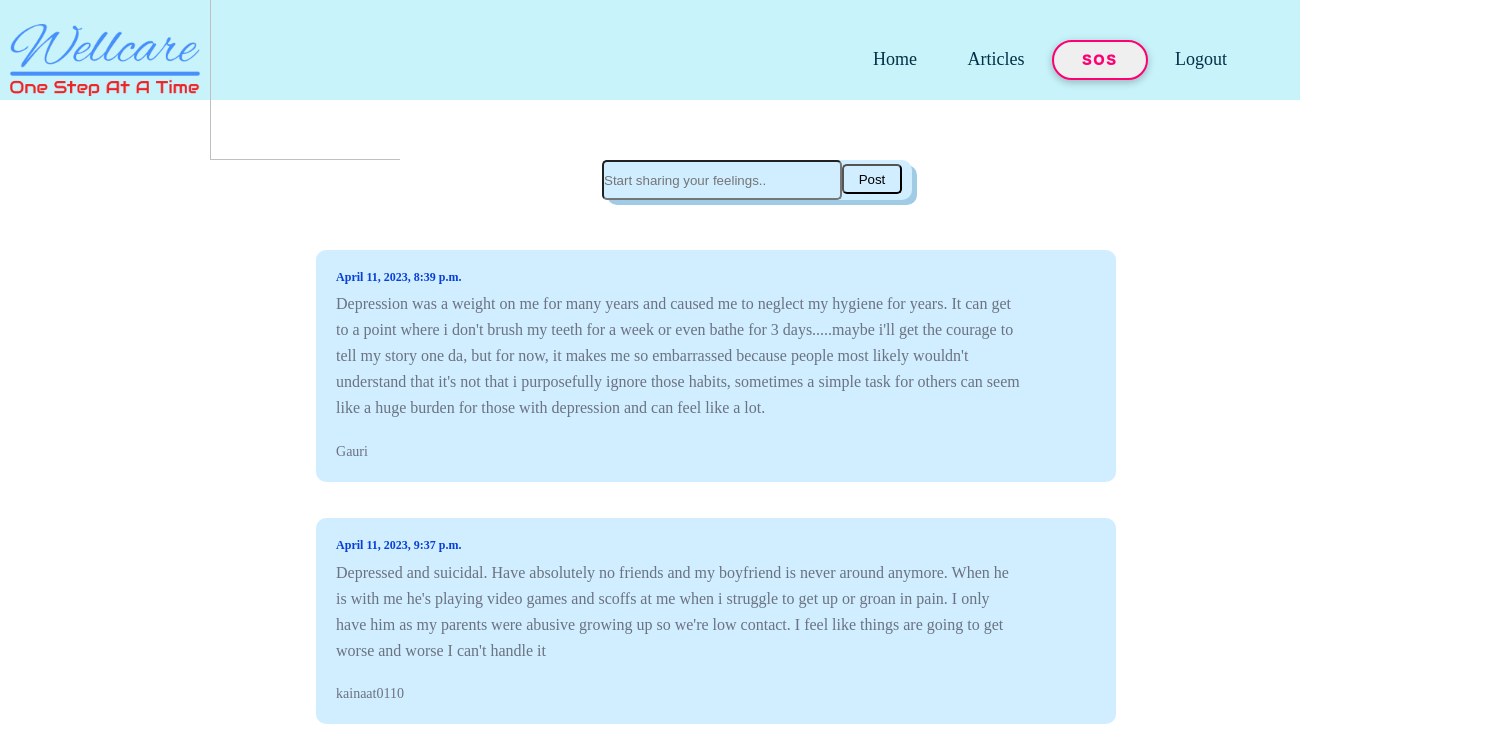
The page /dc.html on the database its author committed.
### home/models.py (models this page shows, shortened)
class Commentdc(models.Model):
    user = models.ForeignKey(User,on_delete=models.CASCADE)
    context = models.TextField()
    dates = models.DateTimeField(auto_now_add=True)

### home/views.py (the view, shortened to what this page needs)
# urls.py: path('dc.html',views.dc,name="dc"),
def dc(request):
    Comment1 = Commentdc.objects.order_by('dates')
    context = {'Comment1':Comment1}
    return render(request, "dc.html",context)

### home/templates/dc.html (shortened to what this page needs)
{%load static%}
<html>
  <head>
    <link rel="stylesheet" type="text/css" href="{% static 'comments.css'%}">
  </head>
  <body>
    <div class="bg">
        <body>
            <div class="container">
                    <div class="navbar">
                        <img src="{% static 'logo.png' %}" class="logo">
                        <img src="" class="logo">
                            <nav>
                                <ul>
                                    <li><a href="afterlogin.html">Home</a></li>
                                    <li><a href="blog_index.html">Articles</a></li>
                                    <button class="button1" onclick="sos()"> SOS</button>
                                    <li><a href="login.html">Logout</a></li>
                                </ul>
                            </nav>
                    </div>
            </div>
        <div class="Message">
            <form class="form" action="" method="post">
                <input class="form" title="Write Message" name="comment" placeholder="Start sharing your feelings..">
                <input class="submit" type="submit" value="Post">
            </form>
        </div>
        {% for i in Comment1 %}
        <div>
            <div class="card">
                  <p class="date-time">{{i.dates}}</p>
                  <p class="comment" style="width:90%">{{i.context}}</p>
                  <div class="author">{{i.user}}</div>
             </div>
        </div>
        <br>
        <br>
        {% endfor %}
    </div>
</body>
</html>

### home/static/comments.css (style rules this page uses)
* { margin: 0; padding: 0; }
.container { height: 100px; width: 1300px; border: none; background-color: #c8f3fa; align-items: center; }
.navbar { width: 115%; height: 15vh; margin:auto; display: flex; align-items: center; font-size: large; }
.logo { width: 200px; cursor: pointer; padding-left: 10px; }
nav { flex:1.5; padding-left: 450px; }
nav ul li { display: inline-block; list-style: none; margin: 0px 23px; }
nav ul li a { text-decoration: none; color: #023047; }
.button1 { font-size: 14px; letter-spacing: 2px; text-transform: uppercase; display: inline-block; text-align: center; font-weight: bold; padding: 0.7em 2em; border: 2px solid #FF0072; border-radius: 22px; position: relative; box-shadow: 0 2px 10px rgba(0, 0, 0, 0.16), 0 3px 6px rgba(0, 0, 0, 0.1); color: #FF0072; text-decoration: none; transition: 0.3s ease all; z-index: 1; font-weight: 1000; }
.button1:before { transition: 0.5s all ease; position: absolute; top: 0; left: 50%; right: 50%; bottom: 0; opacity: 0; content: ''; background-color: #FF0072; z-index: -1; border-radius: 22px; }
* { box-sizing:border-box }
.card { position: relative; top: 150px; left: 21%; display: flex; flex-direction: column; justify-content: space-between; background-color: rgb(208, 238, 255); padding: 20px; width: 800px; border-radius: 10px; }
.date-time { color: rgba(7, 63, 216, 1); font-size: 12px; font-weight: 600; }
.comment { margin-top: 0.4rem; line-height: 1.625; color: rgba(107, 114, 128, 1); }
.author { margin-top: 1.3rem; font-size: 0.875rem; line-height: 1.25rem; color: rgba(107, 114, 128, 1); }
.Message { position: absolute; top: 160px; left: 40%; width: 310px; height: 40px; border-radius: 10px; background-color: rgb(208, 238, 255); transform: translate(0px,0px); box-shadow: 5px 5px rgb(159, 203, 228); }
.submit { width: 60px; height: 30px; border-radius: 5px; }

### home/templates/dc.html (style rules this page uses)
.form { background-color: rgb(208, 238, 255); color: black; height:40px; border-radius: 5px; width:88%; }
.submit { background-color: rgb(208, 238, 255); color: black; position: absolute; right:10px; top:4px; }

### rows shown on the page
Commentdc: dates "April 11, 2023, 8:39 p.m.", context "Depression was a weight on me for many years and caused me to neglect my hygiene for years. It can get to a point where i don't brush my teeth for a week or even bathe for 3 days.....maybe i'll get the courage to tell my story one da, but for now, it makes me so embarrassed because people most likely wouldn't understand that it's not that i purposefully ignore those habits, sometimes a simple task for others can seem like a huge burden for those with depression and can feel like a lot.", user "Gauri"
Commentdc: dates "April 11, 2023, 9:37 p.m.", context "Depressed and suicidal. Have absolutely no friends and my boyfriend is never around anymore. When he is with me he's playing video games and scoffs at me when i struggle to get up or groan in pain. I only have him as my parents were abusive growing up so we're low contact. I feel like things are going to get worse and worse I can't handle it", user "kainaat0110"
